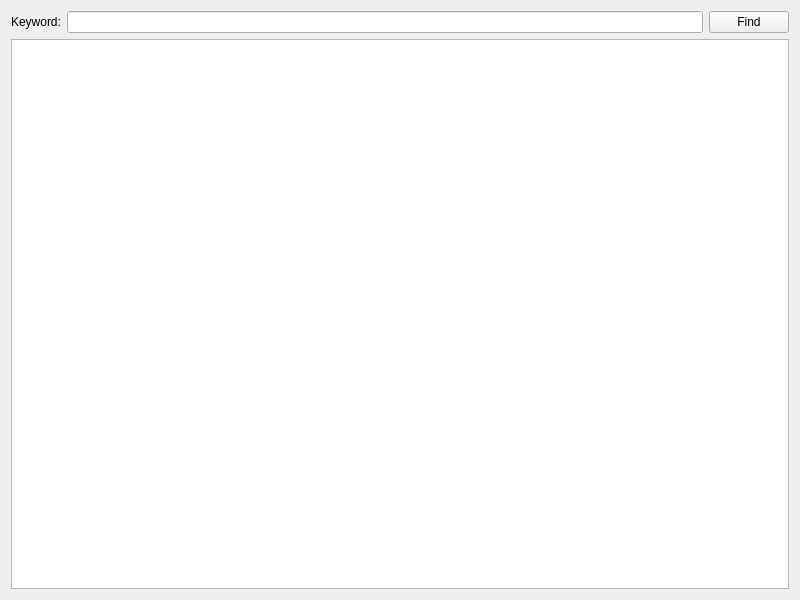
<?xml version="1.0" encoding="UTF-8"?>
<ui version="4.0">
 <class>TextFinder</class>
 <widget class="QWidget" name="TextFinder">
  <property name="geometry">
   <rect>
    <x>0</x>
    <y>0</y>
    <width>800</width>
    <height>600</height>
   </rect>
  </property>
  <property name="windowTitle">
   <string>TextFinder</string>
  </property>
  <layout class="QVBoxLayout" name="verticalLayout">
   <item>
    <layout class="QHBoxLayout" name="horizontalLayout">
     <item>
      <widget class="QLabel" name="label">
       <property name="text">
        <string>Keyword:</string>
       </property>
      </widget>
     </item>
     <item>
      <widget class="QLineEdit" name="lineEdit"/>
     </item>
     <item>
      <widget class="QPushButton" name="btnFind">
       <property name="text">
        <string>Find</string>
       </property>
      </widget>
     </item>
    </layout>
   </item>
   <item>
    <widget class="QTextEdit" name="textEdit"/>
   </item>
  </layout>
 </widget>
 <resources/>
 <connections/>
</ui>
